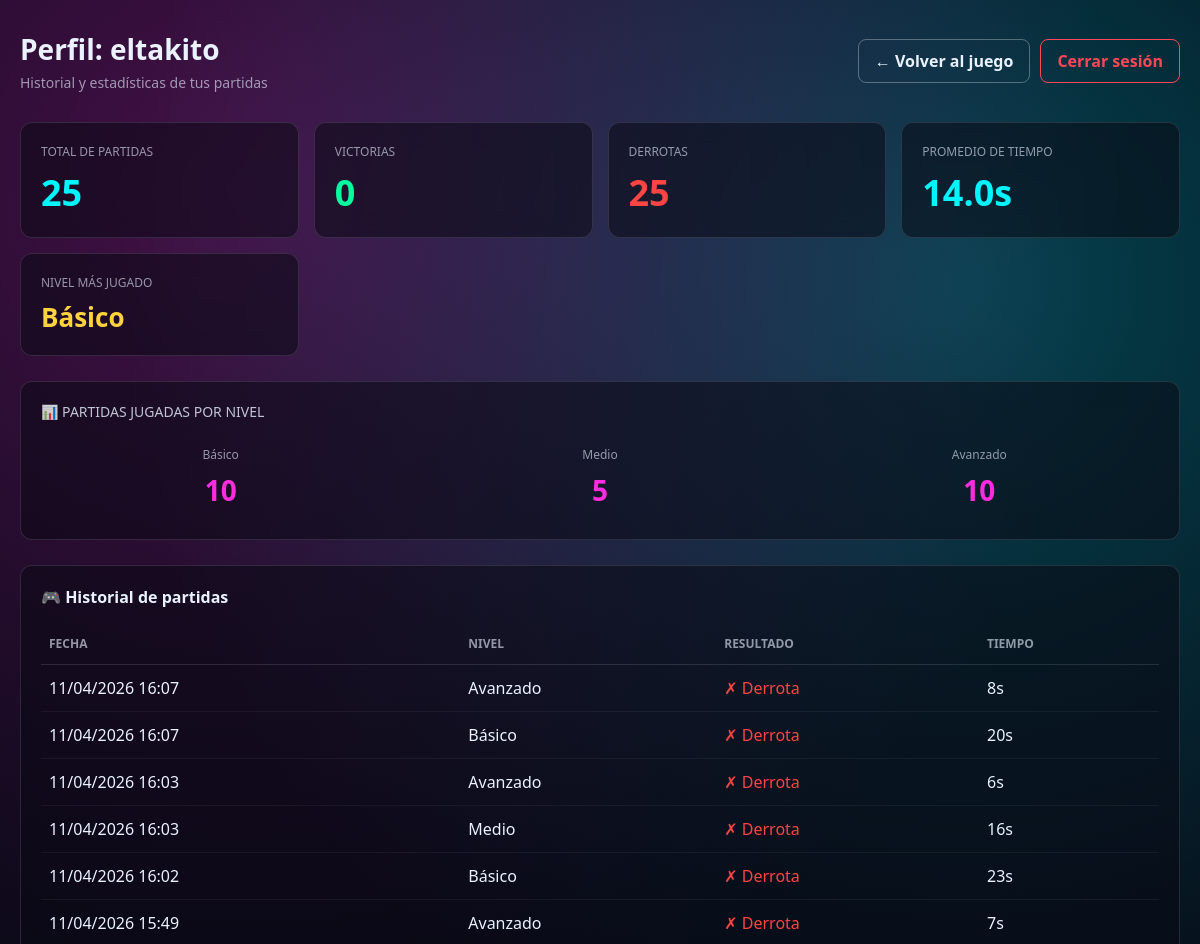
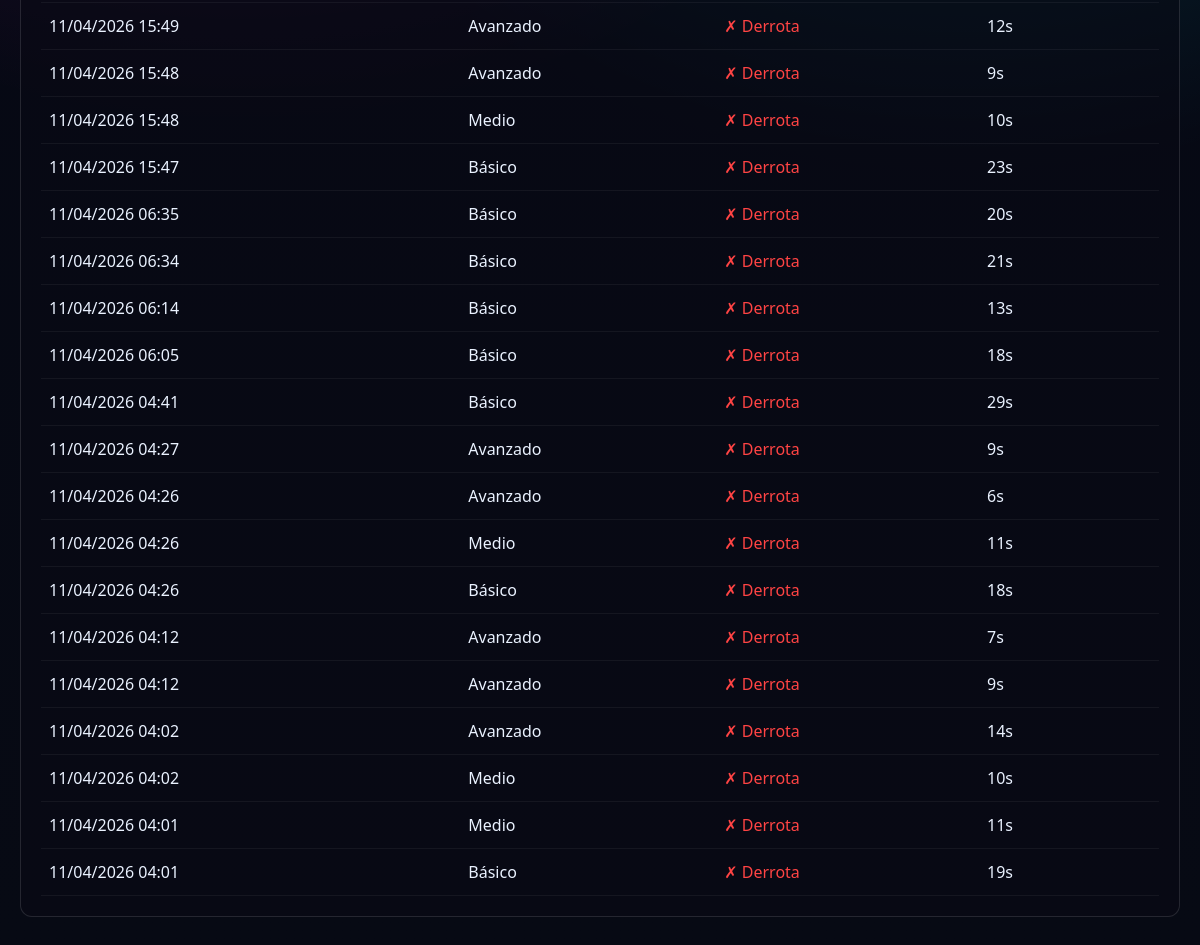
Page /perfil/ (signed in) on the committed database (2 pictures, top to bottom).
### memory_game/models.py (models this page shows, shortened)
class GameRecord(models.Model):
    LEVEL_CHOICES = [
        ("basico", "Básico"),
        ("medio", "Medio"),
        ("avanzado", "Avanzado"),
    ]
    user = models.ForeignKey(User, on_delete=models.CASCADE, related_name="game_records")
    level = models.CharField(max_length=20, choices=LEVEL_CHOICES)
    win = models.BooleanField(default=False)
    duration_seconds = models.PositiveIntegerField(default=0)
    created_at = models.DateTimeField(auto_now_add=True)

### memory_game/views.py (the view)
# urls.py: path("perfil/", views.profile, name="profile"),
@login_required
def profile(request):
    records = request.user.game_records.order_by("-created_at")
    total_games = records.count()
    total_wins = records.filter(win=True).count()
    total_losses = total_games - total_wins
    average_time = records.aggregate(avg=Avg("duration_seconds"))["avg"] or 0
    most_played = (
        records.values("level")
        .annotate(count=Count("level"))
        .order_by("-count")
        .first()
    )
    favorite_level = (
        dict(GameRecord.LEVEL_CHOICES).get(most_played["level"]) if most_played else "Ninguno"
    )
    level_counts = {
        value: records.filter(level=value).count()
        for value, label in GameRecord.LEVEL_CHOICES
    }
    context = {
        "total_games": total_games,
        "total_wins": total_wins,
        "total_losses": total_losses,
        "average_time": round(average_time, 1),
        "favorite_level": favorite_level,
        "records": records,
        "level_counts": level_counts,
    }
    return render(request, "memory_game/profile.html", context)

### memory_game/templates/memory_game/profile.html (shortened to what this page needs)
<!doctype html>
<html lang="es">
<head>
{% load static %}
</head>
<body>
<div class="container-profile">
  <div class="header">
    <div>
      <h1>Perfil: {{ request.user.username }}</h1>
      <p style="color: rgba(234,242,255,0.6); margin-top: 5px; font-size: 14px;">Historial y estadísticas de tus partidas</p>
    </div>
    <div class="header-btns">
      <a href="{% url 'select_level' %}" class="btn-header">← Volver al juego</a>
      <a href="{% url 'logout' %}" class="btn-header btn-logout">Cerrar sesión</a>
    </div>
  </div>
  <div class="stats-grid">
    <div class="stat-card">
      <div class="stat-label">Total de partidas</div>
      <div class="stat-value">{{ total_games }}</div>
    </div>
    <div class="stat-card">
      <div class="stat-label">Victorias</div>
      <div class="stat-value" style="color: #00FF9F;">{{ total_wins }}</div>
    </div>
    <div class="stat-card">
      <div class="stat-label">Derrotas</div>
      <div class="stat-value" style="color: #FF4444;">{{ total_losses }}</div>
    </div>
    <div class="stat-card">
      <div class="stat-label">Promedio de tiempo</div>
      <div class="stat-value">{{ average_time }}s</div>
    </div>
    <div class="stat-card">
      <div class="stat-label">Nivel más jugado</div>
      <div class="stat-value" style="color: #FFD23F; font-size: 26px; line-height: 1.4;">{{ favorite_level }}</div>
    </div>
  </div>
  <div class="level-stats">
    <div class="level-title">📊 Partidas jugadas por nivel</div>
    <div class="level-list">
      <div class="level-item">
        <div class="level-item-name">Básico</div>
        <div class="level-item-count">{{ level_counts.basico|default:0 }}</div>
      </div>
      <div class="level-item">
        <div class="level-item-name">Medio</div>
        <div class="level-item-count">{{ level_counts.medio|default:0 }}</div>
      </div>
      <div class="level-item">
        <div class="level-item-name">Avanzado</div>
        <div class="level-item-count">{{ level_counts.avanzado|default:0 }}</div>
      </div>
    </div>
  </div>
  <div class="history-card">
    <div class="history-title">🎮 Historial de partidas</div>
    {% if records %}
      <table class="history-table">
        <thead>
          <tr>
            <th>Fecha</th>
            <th>Nivel</th>
            <th>Resultado</th>
            <th>Tiempo</th>
          </tr>
        </thead>
        <tbody>
          {% for record in records %}
            <tr>
              <td>{{ record.created_at|date:"d/m/Y H:i" }}</td>
              <td>{{ record.get_level_display }}</td>
              <td class="{% if record.win %}win{% else %}loss{% endif %}">
                {% if record.win %}✓ Victoria{% else %}✗ Derrota{% endif %}
              </td>
              <td>{{ record.duration_seconds }}s</td>
            </tr>
          {% endfor %}
        </tbody>
      </table>
    {% else %}
      <div class="empty-message">
        <p>Aún no tienes partidas registradas.</p>
        <p style="font-size: 12px; margin-top: 10px;">¡Juega una partida para ver tu historial aquí!</p>
      </div>
    {% endif %}
  </div>
</div>
</body>
</html>

### memory_game/templates/memory_game/profile.html (style rules this page uses)
* { margin: 0; padding: 0; box-sizing: border-box; }
body { font-family: "Segoe UI", sans-serif; color: #EAF2FF; background: radial-gradient(circle at 20% 10%, rgba(255,44,223,.25), transparent 45%), radial-gradient(circle at 80% 15%, rgba(0,245,255,.25), transparent 45%), linear-gradient(180deg,#050714 0%,#070A14 100%); min-height: 100vh; padding: 30px 20px; }
.container-profile { max-width: 1200px; margin: 0 auto; }
.header { display: flex; justify-content: space-between; align-items: center; margin-bottom: 30px; }
.header h1 { font-size: 28px; font-weight: bold; }
.header-btns { display: flex; gap: 10px; }
.btn-header { padding: 10px 16px; border-radius: 8px; border: 1px solid rgba(255,255,255,0.3); color: #EAF2FF; background: transparent; cursor: pointer; text-decoration: none; transition: all 0.3s ease; font-weight: 600; }
.btn-logout { border-color: #ff4757; color: #ff4757; }
.stats-grid { display: grid; grid-template-columns: repeat(auto-fit, minmax(250px, 1fr)); gap: 15px; margin-bottom: 25px; }
.stat-card { padding: 20px; border-radius: 12px; background: rgba(10,10,20,0.55); border: 1px solid rgba(255,255,255,0.12); backdrop-filter: blur(12px); }
.stat-label { font-size: 12px; text-transform: uppercase; color: rgba(234,242,255,0.6); margin-bottom: 8px; }
.stat-value { font-size: 36px; font-weight: bold; color: #00F5FF; }
.level-stats { padding: 20px; border-radius: 12px; background: rgba(10,10,20,0.55); border: 1px solid rgba(255,255,255,0.12); margin-bottom: 25px; }
.level-title { font-size: 14px; text-transform: uppercase; margin-bottom: 15px; color: rgba(234,242,255,0.8); }
.level-list { display: flex; gap: 20px; }
.level-item { flex: 1; padding: 10px; text-align: center; }
.level-item-name { font-size: 12px; color: rgba(234,242,255,0.6); margin-bottom: 8px; }
.level-item-count { font-size: 28px; font-weight: bold; color: #FF2CDF; }
.history-card { padding: 20px; border-radius: 12px; background: rgba(10,10,20,0.55); border: 1px solid rgba(255,255,255,0.12); }
.history-title { font-size: 16px; font-weight: bold; margin-bottom: 15px; }
.history-table { width: 100%; border-collapse: collapse; }
.history-table th { border-bottom: 1px solid rgba(255,255,255,0.12); padding: 12px 8px; text-align: left; font-size: 12px; text-transform: uppercase; color: rgba(234,242,255,0.6); }
.history-table td { padding: 12px 8px; border-bottom: 1px solid rgba(255,255,255,0.05); }
.loss { color: #FF4444; }

### rows in the picture
GameRecord: created_at "11/04/2026 16:07", level "Avanzado", win "✗ Derrota", duration_seconds "8"
GameRecord: created_at "11/04/2026 16:07", level "Básico", win "✗ Derrota", duration_seconds "20"
GameRecord: created_at "11/04/2026 16:03", level "Avanzado", win "✗ Derrota", duration_seconds "6"
GameRecord: created_at "11/04/2026 16:03", level "Medio", win "✗ Derrota", duration_seconds "16"
GameRecord: created_at "11/04/2026 16:02", level "Básico", win "✗ Derrota", duration_seconds "23"
GameRecord: created_at "11/04/2026 15:49", level "Avanzado", win "✗ Derrota", duration_seconds "7"
GameRecord: created_at "11/04/2026 15:49", level "Avanzado", win "✗ Derrota", duration_seconds "12"
GameRecord: created_at "11/04/2026 15:48", level "Avanzado", win "✗ Derrota", duration_seconds "9"
GameRecord: created_at "11/04/2026 15:48", level "Medio", win "✗ Derrota", duration_seconds "10"
GameRecord: created_at "11/04/2026 15:47", level "Básico", win "✗ Derrota", duration_seconds "23"
GameRecord: created_at "11/04/2026 06:35", level "Básico", win "✗ Derrota", duration_seconds "20"
GameRecord: created_at "11/04/2026 06:34", level "Básico", win "✗ Derrota", duration_seconds "21"
GameRecord: created_at "11/04/2026 06:14", level "Básico", win "✗ Derrota", duration_seconds "13"
GameRecord: created_at "11/04/2026 06:05", level "Básico", win "✗ Derrota", duration_seconds "18"
GameRecord: created_at "11/04/2026 04:41", level "Básico", win "✗ Derrota", duration_seconds "29"
GameRecord: created_at "11/04/2026 04:27", level "Avanzado", win "✗ Derrota", duration_seconds "9"
GameRecord: created_at "11/04/2026 04:26", level "Avanzado", win "✗ Derrota", duration_seconds "6"
GameRecord: created_at "11/04/2026 04:26", level "Medio", win "✗ Derrota", duration_seconds "11"
GameRecord: created_at "11/04/2026 04:26", level "Básico", win "✗ Derrota", duration_seconds "18"
GameRecord: created_at "11/04/2026 04:12", level "Avanzado", win "✗ Derrota", duration_seconds "7"
GameRecord: created_at "11/04/2026 04:12", level "Avanzado", win "✗ Derrota", duration_seconds "9"
GameRecord: created_at "11/04/2026 04:02", level "Avanzado", win "✗ Derrota", duration_seconds "14"
GameRecord: created_at "11/04/2026 04:02", level "Medio", win "✗ Derrota", duration_seconds "10"
GameRecord: created_at "11/04/2026 04:01", level "Medio", win "✗ Derrota", duration_seconds "11"
GameRecord: created_at "11/04/2026 04:01", level "Básico", win "✗ Derrota", duration_seconds "19"

### other values in the picture
{{ request.user.username }} "eltakito"
{{ total_games }} "25"
{{ total_wins }} "0"
{{ total_losses }} "25"
{{ average_time }} "14.0"
{{ favorite_level }} "Básico"
{{ level_counts.basico|default:0 }} "10"
{{ level_counts.medio|default:0 }} "5"
{{ level_counts.avanzado|default:0 }} "10"
